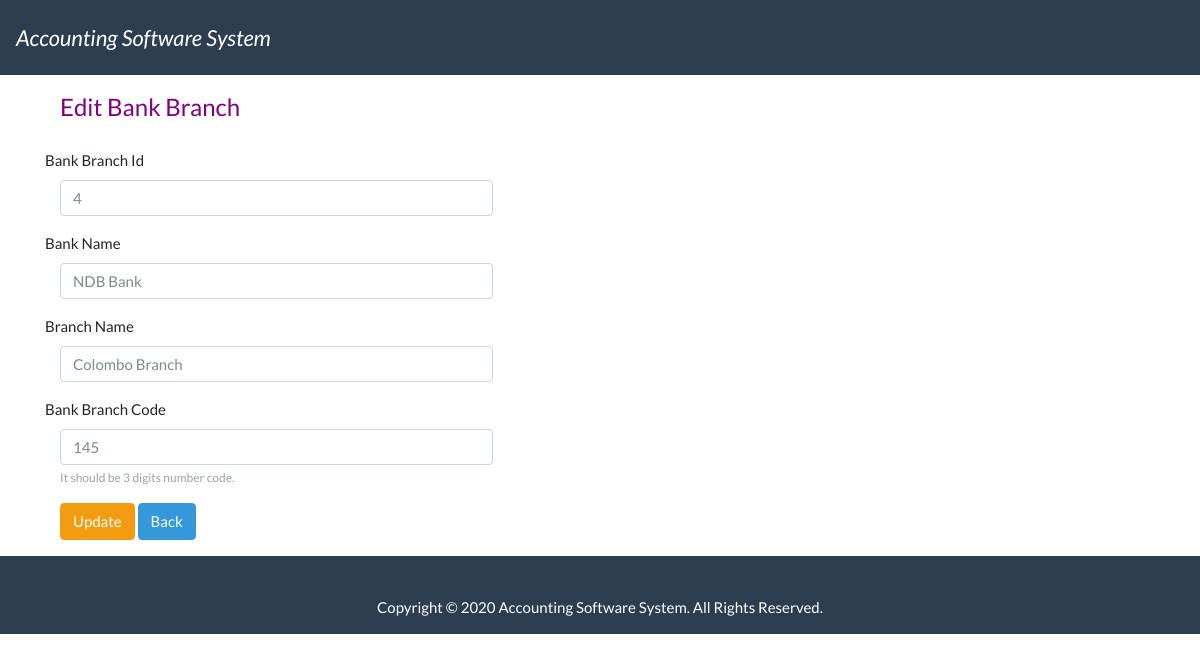
Screenshot of /index.php/welcome/update/4 with the database file from the repository.
### tables this page shows
CREATE TABLE `tbl_bank_branches` (
  `bank_branch_id` int(11) NOT NULL,
  `bank_name` varchar(100) NOT NULL,
  `bank_branch_name` varchar(100) NOT NULL,
  `bank_branch_code` int(3) NOT NULL,
  `date_created` date NOT NULL
);

### application/controllers/Welcome.php (called while the page is built, shortened)
<?php
class Welcome extends CI_Controller {
	public function update($bank_branch_id) {
		$this->load->model('queries');
		$bankBranches = $this->queries->getSingleBankBranch($bank_branch_id);
		$this->load->view('update', ['bankBranches' =>$bankBranches]);
	}
}

### index.php (called while the page is built, shortened)
<?php
require_once BASEPATH.'core/CodeIgniter.php';

### application/models/queries.php (called while the page is built, shortened)
<?php
    class queries extends CI_Model {
        public function getSingleBankBranch($bank_branch_id){
            $query = $this->db->get_where('tbl_bank_branches', array('bank_branch_id' => $bank_branch_id));
            if($query->num_rows() > 0){
                return $query->row();
            }
        }
    }
?>

### application/views/update.php (the view, shortened to what this page needs)
<?php include_once('header.php'); ?>
<div class="container">
  <?php echo form_open("welcome/change/{$bankBranches->bank_branch_id}", ['class'=>'form-horizontal']);?>
  <fieldset>
    <legend>Edit Bank Branch</legend>
    <div class="form-group">
      <label for="bank_branch_id">Bank Branch Id</label>
      <div class="col-md-5">
        <?php echo form_input(['name'=>'bank_branch_id', 'placeholder'=>'Bank branch id', 'class'=>'form-control', 'value'=>set_value('bank_branch_id', $bankBranches->bank_branch_id)]);?>
      </div>
    </div>
    <div class="form-group">
      <label for="bank_name">Bank Name</label>
      <div class="col-md-5">
        <?php echo form_input(['name'=>'bank_name', 'placeholder'=>'Bank Name', 'class'=>'form-control', 'value'=>set_value('bank_name', $bankBranches->bank_name)]);?>
      </div>
    </div>
    <div class="form-group">
      <label for="bank_branch_name">Branch Name</label>
      <div class="col-md-5">
        <?php echo form_input(['name'=>'bank_branch_name', 'placeholder'=>'Bank Branch Name', 'class'=>'form-control', 'value'=>set_value('bank_branch_name', $bankBranches->bank_branch_name)]);?>
      </div>
    </div>
    <div class="form-group">
      <label for="bank_branch_code">Bank Branch Code</label>
      <div class="col-md-5">
        <?php echo form_input(['name'=>'bank_branch_code', 'placeholder'=>'Bank Branch Code', 'class'=>'form-control', 'value'=>set_value('bank_branch_name', $bankBranches->bank_branch_code)]);?>
        <small id="branch_code" class="form-text text-muted">It should be 3 digits number code.</small>
      </div>
    </div>
    <div class="form-group">
      <div class="col-md-5">
        <?php echo form_submit(['name'=>'submit', 'value'=>'Update', 'class'=>'btn btn-warning']);?>
        <?php echo anchor('welcome', 'Back', ['class'=>'btn btn-info']);?>
      </div>
    </div>
  </fieldset>
  <?php echo form_close();?>
</div>
<?php include_once('footer.php'); ?>

### assets/css/stylesheet.css (style rules this page uses)
body { margin: 0; padding: 0; }
legend { color: purple; margin: 0 0 14px 0; padding: 14px 15px 10px 15px; }

### rows the page displays
tbl_bank_branches: bank_branch_id "4", bank_name "NDB Bank", bank_branch_name "Colombo Branch", bank_branch_code "145"

### other values shown
anchor('welcome', 'Back', ['class'=>'btn btn-info']) "Back"
